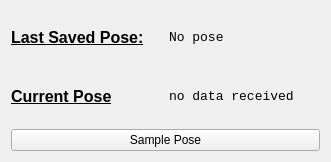
<?xml version="1.0" encoding="UTF-8"?>
<ui version="4.0">
 <class>PoseSampler</class>
 <widget class="QWidget" name="PoseSampler">
  <property name="geometry">
   <rect>
    <x>0</x>
    <y>0</y>
    <width>331</width>
    <height>162</height>
   </rect>
  </property>
  <property name="windowTitle">
   <string>Form</string>
  </property>
  <layout class="QVBoxLayout" name="verticalLayout">
   <item>
    <layout class="QVBoxLayout" name="verticalLayout_2">
     <item>
      <layout class="QHBoxLayout" name="horizontalLayout">
       <item>
        <widget class="QLabel" name="lastSaved">
         <property name="font">
          <font>
           <pointsize>12</pointsize>
           <weight>75</weight>
           <bold>true</bold>
           <underline>true</underline>
          </font>
         </property>
         <property name="text">
          <string>Last Saved Pose:</string>
         </property>
        </widget>
       </item>
       <item>
        <widget class="QLabel" name="lastPose">
         <property name="font">
          <font>
           <family>Monospace</family>
           <pointsize>10</pointsize>
          </font>
         </property>
         <property name="text">
          <string>No pose</string>
         </property>
        </widget>
       </item>
      </layout>
     </item>
     <item>
      <layout class="QHBoxLayout" name="horizontalLayout_2">
       <item>
        <widget class="QLabel" name="currentPose">
         <property name="font">
          <font>
           <pointsize>12</pointsize>
           <weight>75</weight>
           <bold>true</bold>
           <underline>true</underline>
          </font>
         </property>
         <property name="text">
          <string>Current Pose</string>
         </property>
        </widget>
       </item>
       <item>
        <widget class="QLabel" name="cPose">
         <property name="font">
          <font>
           <family>Monospace</family>
           <pointsize>10</pointsize>
          </font>
         </property>
         <property name="text">
          <string>no data received</string>
         </property>
        </widget>
       </item>
      </layout>
     </item>
     <item>
      <widget class="QPushButton" name="samplePose">
       <property name="text">
        <string>Sample Pose</string>
       </property>
      </widget>
     </item>
    </layout>
   </item>
  </layout>
 </widget>
 <resources/>
 <connections/>
</ui>
